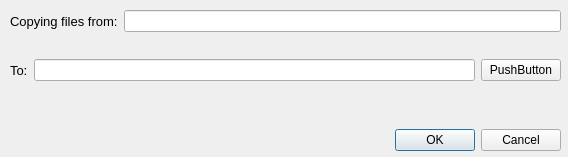
<?xml version="1.0" encoding="UTF-8"?>
<ui version="4.0">
 <class>copyFolder</class>
 <widget class="QDialog" name="copyFolder">
  <property name="geometry">
   <rect>
    <x>0</x>
    <y>0</y>
    <width>568</width>
    <height>157</height>
   </rect>
  </property>
  <property name="windowTitle">
   <string>Dialog</string>
  </property>
  <widget class="QWidget" name="">
   <property name="geometry">
    <rect>
     <x>10</x>
     <y>10</y>
     <width>551</width>
     <height>141</height>
    </rect>
   </property>
   <layout class="QVBoxLayout" name="verticalLayout">
    <item>
     <layout class="QHBoxLayout" name="horizontalLayout">
      <item>
       <widget class="QLabel" name="label">
        <property name="font">
         <font>
          <pointsize>10</pointsize>
         </font>
        </property>
        <property name="text">
         <string>Copying files from:</string>
        </property>
       </widget>
      </item>
      <item>
       <widget class="QLineEdit" name="lineEdit">
        <property name="readOnly">
         <bool>true</bool>
        </property>
       </widget>
      </item>
     </layout>
    </item>
    <item>
     <spacer name="verticalSpacer">
      <property name="orientation">
       <enum>Qt::Vertical</enum>
      </property>
      <property name="sizeHint" stdset="0">
       <size>
        <width>20</width>
        <height>40</height>
       </size>
      </property>
     </spacer>
    </item>
    <item>
     <layout class="QHBoxLayout" name="horizontalLayout_2">
      <item>
       <widget class="QLabel" name="label_2">
        <property name="font">
         <font>
          <pointsize>10</pointsize>
         </font>
        </property>
        <property name="text">
         <string>To:</string>
        </property>
       </widget>
      </item>
      <item>
       <widget class="QLineEdit" name="lineEdit_2"/>
      </item>
      <item>
       <widget class="QPushButton" name="pushButton">
        <property name="text">
         <string>PushButton</string>
        </property>
       </widget>
      </item>
     </layout>
    </item>
    <item>
     <spacer name="verticalSpacer_2">
      <property name="orientation">
       <enum>Qt::Vertical</enum>
      </property>
      <property name="sizeHint" stdset="0">
       <size>
        <width>20</width>
        <height>60</height>
       </size>
      </property>
     </spacer>
    </item>
    <item>
     <widget class="QDialogButtonBox" name="buttonBox">
      <property name="orientation">
       <enum>Qt::Horizontal</enum>
      </property>
      <property name="standardButtons">
       <set>QDialogButtonBox::Cancel|QDialogButtonBox::Ok</set>
      </property>
     </widget>
    </item>
   </layout>
  </widget>
 </widget>
 <resources/>
 <connections>
  <connection>
   <sender>buttonBox</sender>
   <signal>accepted()</signal>
   <receiver>copyFolder</receiver>
   <slot>accept()</slot>
   <hints>
    <hint type="sourcelabel">
     <x>248</x>
     <y>254</y>
    </hint>
    <hint type="destinationlabel">
     <x>157</x>
     <y>274</y>
    </hint>
   </hints>
  </connection>
  <connection>
   <sender>buttonBox</sender>
   <signal>rejected()</signal>
   <receiver>copyFolder</receiver>
   <slot>reject()</slot>
   <hints>
    <hint type="sourcelabel">
     <x>316</x>
     <y>260</y>
    </hint>
    <hint type="destinationlabel">
     <x>286</x>
     <y>274</y>
    </hint>
   </hints>
  </connection>
 </connections>
</ui>
